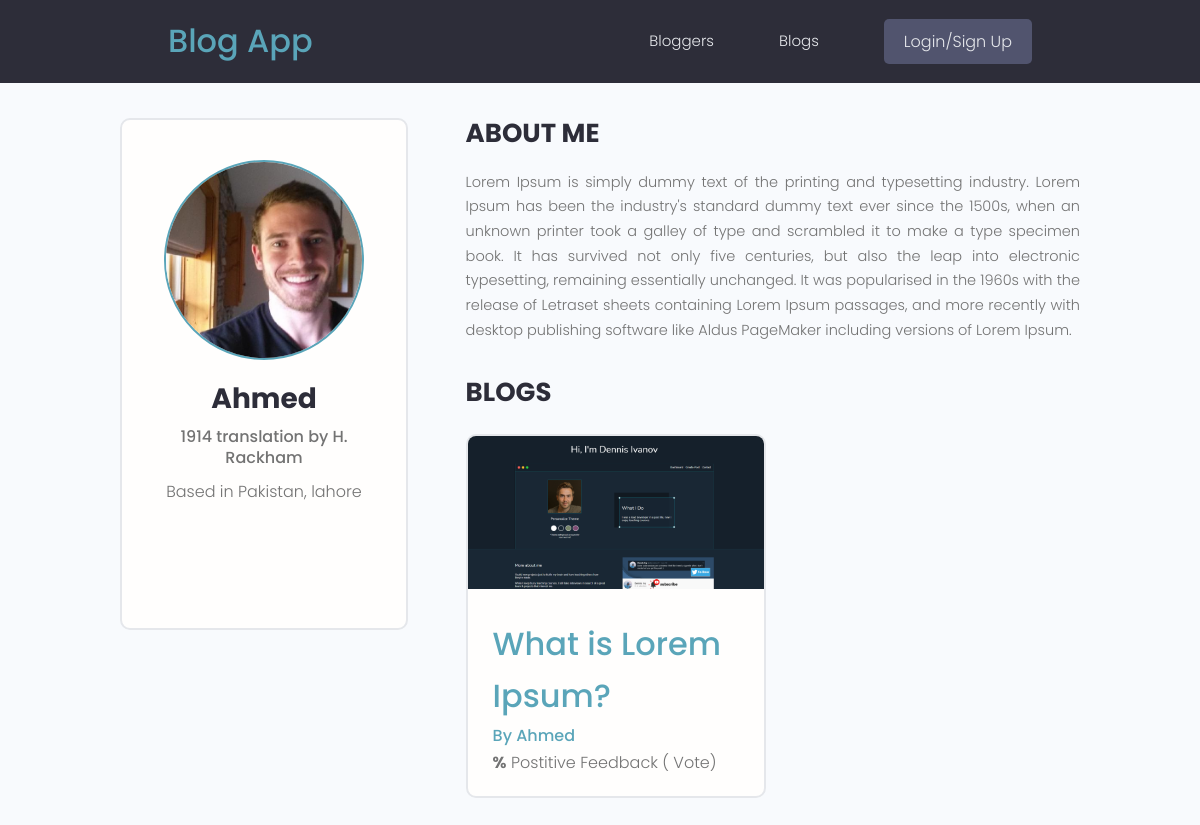
Screenshot of /profile/caee0ad5-5938-4739-bd7a-3c9c10aff6d4/ with the database file from the repository.
### users/models.py (models this page shows, shortened)
class Profile(models.Model):
    user = models.OneToOneField(
        User, on_delete=models.CASCADE, null=True, blank=True)
    name = models.CharField(max_length=200, blank=True, null=True)
    email = models.EmailField(max_length=500, blank=True, null=True)
    username = models.CharField(max_length=200, blank=True, null=True)
    location = models.CharField(max_length=200, blank=True, null=True)
    short_intro = models.CharField(max_length=200, blank=True, null=True)
    bio = models.TextField(blank=True, null=True)
    profile_image = models.ImageField(
        null=True, blank=True, upload_to='profiles/', default="profiles/user-default.png")
    social_github = models.CharField(max_length=200, blank=True, null=True)
    social_twitter = models.CharField(max_length=200, blank=True, null=True)
    social_linkedin = models.CharField(max_length=200, blank=True, null=True)
    social_youtube = models.CharField(max_length=200, blank=True, null=True)
    social_website = models.CharField(max_length=200, blank=True, null=True)
    created = models.DateTimeField(auto_now_add=True)
    id = models.UUIDField(default=uuid.uuid4, unique=True,
                          primary_key=True, editable=False)
    class Meta:
        ordering = ['created']
    @property
    def imageURL(self):
        try:
            url = self.profile_image.url
        except:
            url = ''
        return url

### blog/models.py (models this page shows, shortened)
class Blog(models.Model):
    owner = models.ForeignKey(
        Profile, null=True, blank=True, on_delete=models.CASCADE)
    title = models.CharField(max_length=200)
    description = models.TextField(null=True, blank=True)
    featured_image = models.ImageField(
        null=True, blank=True, default="default.jpg")
    tags = models.ManyToManyField('Tag', blank=True)
    created = models.DateTimeField(auto_now_add=True)
    id = models.UUIDField(default=uuid.uuid4, unique=True,
                          primary_key=True, editable=False)
    class Meta:
        ordering = ['title']
    @property
    def imageURL(self):
        try:
            url = self.featured_image.url
        except:
            url = ''
        return url

### users/views.py (the view)
# urls.py: path('profile/<str:pk>/', views.userProfile, name="user-profile"),
def userProfile(request, pk):
    profile = Profile.objects.get(id=pk)
    context = {'profile': profile}
    return render(request, 'users/user-profile.html', context)

### users/templates/users/user-profile.html (shortened to what this page needs)
{% extends 'main.html' %}
{% block content %}
<main class="profile my-md">
    <div class="container">
        <div class="layout">
            <div class="column column--1of3">
                <div class="card text-center">
                    <div class="card__body dev">
                        <img class="avatar avatar--xl" src="{{ profile.imageURL }}" />
                        <h2 class="dev__name">{{profile.name}}</h2>
                        <p class="dev__title">{{profile.short_intro}}</p>
                        <p class="dev__location">Based in {{profile.location}}</p>
                        <ul class="dev__social">
                        </ul>
                    </div>
                </div>
            </div>
            <div class="column column--2of3">
                <div class="devInfo">
                    <h3 class="devInfo__title">About Me</h3>
                    <p class="devInfo__about">{{profile.bio}}</p>
                </div>
                <div class="devInfo">
                    <h3 class="devInfo__title">Blogs</h3>
                    <div class="grid grid--two">
                        {% for blog in profile.blog_set.all %}
                        <div class="column">
                            <div class="card blog">
                                <a href="{% url 'blog' blog.id %}" class="blog">
                                    <img class="blog__thumbnail" src="{{blog.imageURL}}"
                                        alt="blog thumbnail" />
                                    <div class="card__body">
                                        <h3 class="blog__title">{{blog.title}}</h3>
                                        <p><a class="blog__author"
                                                href="{% url 'user-profile' blog.owner.id %}">By
                                                {{blog.owner.name}}</a>
                                        </p>
                                        <p class="blog--rating">
                                            <span style="font-weight: bold;">{{blog.vote_ratio}}%</span> Postitive
                                            Feedback ({{blog.vote_total}} Vote{{blog.vote_total|pluralize:"s"}})
                                        </p>
                                    </div>
                                </a>
                            </div>
                        </div>
                        {% endfor %}
                    </div>
                </div>
            </div>
        </div>
    </div>
</main>
{% endblock content %}

### static/styles/app.css (style rules this page uses)
:root { --color-sub: #2d2d39; }
.card { border: 2px solid var(--color-light); }
img { width: 100%; }
.profile .card > .dev { padding: 4rem; }
.dev__name { color: var(--color-sub); font-size: 2.8rem; font-weight: 700; margin-top: 1rem; margin-bottom: 0.5rem; }
.dev__title { font-size: 1.6rem; font-weight: 500; line-height: 1.3; }
.dev__location { margin-top: 1rem; }
.dev__social { margin: 3rem 0; list-style: none; display: flex; justify-content: center; gap: 1.5rem; }
.devInfo { margin-bottom: 3rem; }
.devInfo__title, .devInfo__subtitle { font-size: 2.6rem; color: var(--color-sub); text-transform: uppercase; font-weight: 700; margin-bottom: 1.5rem; }
.devInfo__about, .devSkill__info { font-size: 1.45rem; line-height: 1.7; text-align: justify; }

### static/uikit/styles/modules/_variables.css (style rules this page uses)
:root { --color-main: #5aa5b9; --color-main-light: #e6faff; --color-sub: #3f4156; --color-sub-light: #51546e; --color-sub-lighter: #ededfd; --color-text: #737373; --color-gray: #8b8b8b; --color-light: #e5e7eb; --color-light-gray: #767676; --color-bg: #f8fafd; --color-white: #fffefd; --color-white-light: #f3f3f3; --color-success: #359e64; --color-success-bg: #def8e8; --color-error: #fc4b0b; --color-error-bg: #fff2ee; --font-base: 'Poppins', arial, helvetica, 'Segoe UI', roboto, ubuntu, sans-serif; --font-monospace: 'Fira Code', 'Courier New', courier, monospace; --font-regular: 300; --font-medium: 500; --font-bold: 700; --generic-shadow: 1px 1px 5px #00000010; --generic-transition: all 0.3s ease-in-out; }

### static/uikit/styles/modules/_base.css (style rules this page uses)
* { margin: 0; padding: 0; box-sizing: border-box; text-rendering: optimizeLegibility; color: inherit; font-size: inherit; }
html { font-size: 50%; }
@media only screen and (min-width: 480px) { html { font-size: 56.25%; } }
@media only screen and (min-width: 1200px) { html { font-size: 62.5%; } }
body { line-height: 1.6; font-weight: 400; font-size: 1.5rem; color: var(--color-text); background-color: var(--color-bg); min-height: 100vh; }

### static/uikit/styles/modules/_typography.css (style rules this page uses)
* { font-family: var(--font-base); }
h2 { font-size: 3.6rem; font-weight: var(--font-bold); }
h3 { font-size: 3.2rem; font-weight: var(--font-medium); }
p, span, strong { font-size: 1.6rem; color: var(--color-text); font-weight: var(--font-regular); }
a { padding-bottom: 2px; text-decoration: none; display: inline-block; color: var(--color-main); font-weight: var(--font-medium); }

### static/uikit/styles/modules/_utilities.css (style rules this page uses)
.container { width: 92%; max-width: 165rem; margin: 0 auto; box-sizing: border-box; }
@media screen and (min-width: 1000px) { .container { width: 90%; } }
@media screen and (min-width: 1200px) { .container { width: 80%; } }
.text-center { text-align: center; }
.my-md { margin: 3rem auto; }

### static/uikit/styles/modules/_avatar.css (style rules this page uses)
.avatar { border-radius: 50%; border: 2px solid var(--color-main); object-fit: cover; }
.avatar--xl { height: 20rem; width: 20rem; }

### static/uikit/styles/modules/_card.css (style rules this page uses)
.card { border-radius: 1rem; background-color: var(--color-white); border: 1.5px solid var(--color-light); width: auto; height: auto; margin-top: 0.5rem; margin-bottom: 0.5rem; overflow: hidden; }
.card__body, .card__header { padding: 2rem 2.5rem; }

### static/uikit/styles/modules/_grid.css (style rules this page uses)
.grid { display: flex; flex-wrap: wrap; justify-content: flex-start; align-items: stretch; }
.grid > .column { min-width: 28rem; margin-bottom: 2.5rem; }
.grid--two > .column { flex-basis: 100%; }
@media screen and (min-width: 800px) { .grid--two { margin-right: -2%; } }
@media screen and (min-width: 800px) { .grid--two > .column { margin-right: 2%; } }
@media screen and (min-width: 800px) { .grid--two > .column { flex-basis: 48%; } }

### static/uikit/styles/modules/_layout.css (style rules this page uses)
.layout { display: flex; flex-flow: row wrap; justify-content: space-between; }
.layout > .column { margin-bottom: 3rem; }
.layout > .column.column--1of3 { flex-basis: 30%; }
.layout > .column.column--2of3 { flex-basis: 64%; }

### rows the page displays
Profile: imageURL (picture), name "Ahmed", short_intro "1914 translation by H. Rackham", location "Pakistan, lahore", bio "Lorem Ipsum is simply dummy text of the printing and typesetting industry. Lorem Ipsum has been the industry's standard dummy text ever since the 1500s, when an unknown printer took a galley of type and scrambled it to make a type specimen book. It has survived not only five centuries, but also the leap into electronic typesetting, remaining essentially unchanged. It was popularised in the 1960s with the release of Letraset sheets containing Lorem Ipsum passages, and more recently with desktop publishing software like Aldus PageMaker including versions of Lorem Ipsum."
Blog: imageURL (picture), title "What is Lorem Ipsum?", owner.name "Ahmed"
